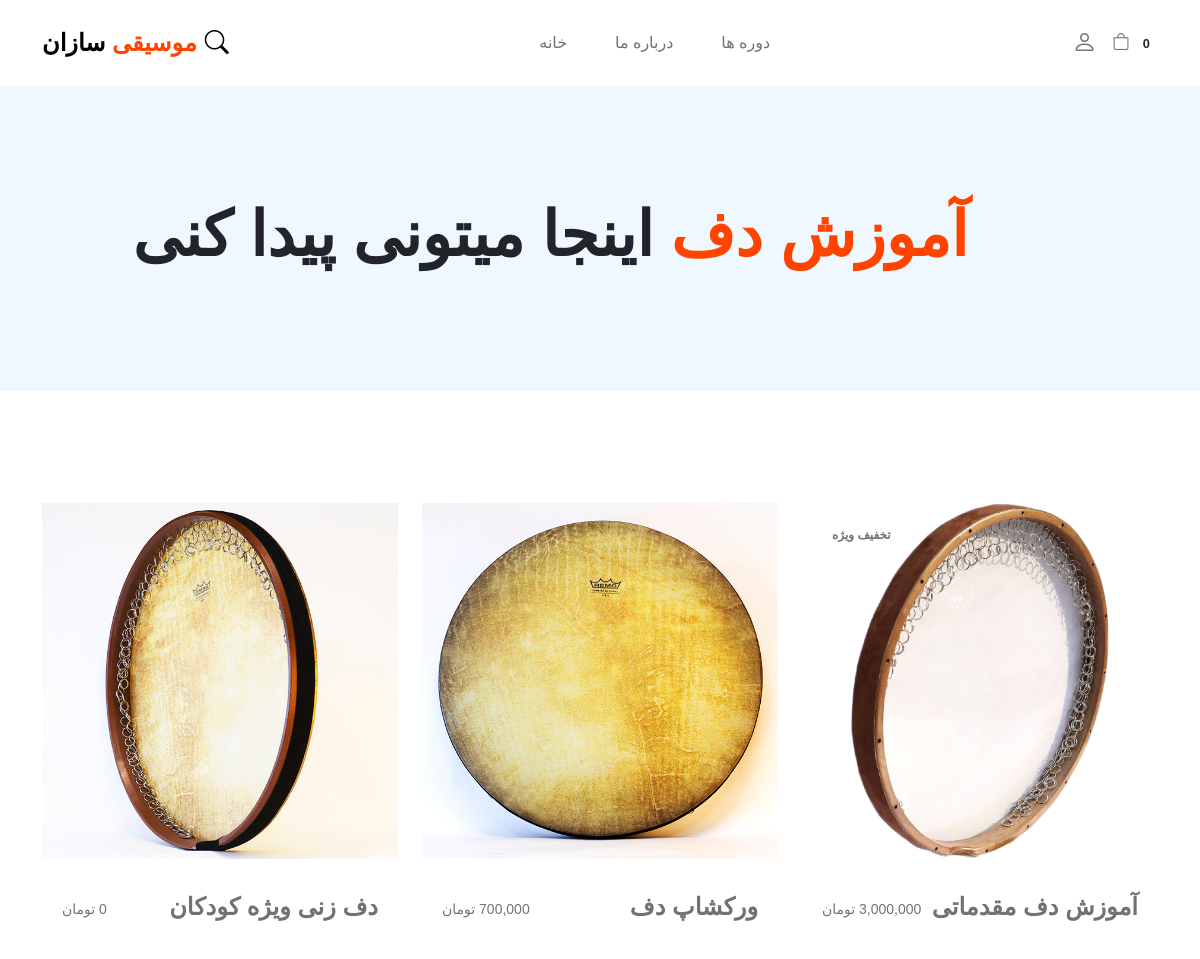
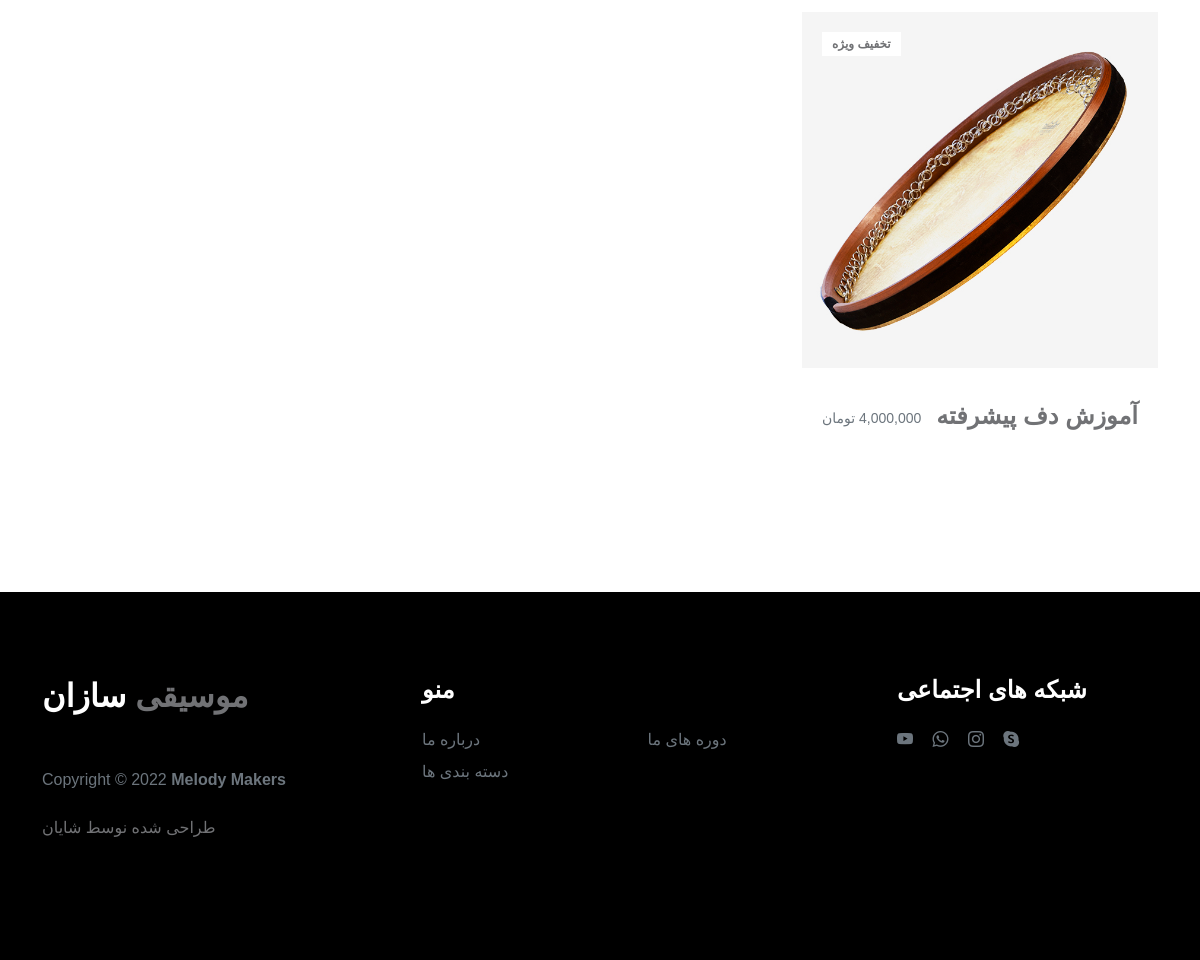
The page /category/آموزش دف on the database its author committed (2 pictures, top to bottom).
### Course/models.py (models this page shows, shortened)
class Category(models.Model):
    name = models.CharField(max_length=40,default='')
    def __str__(self):
        return self.name

class Course(models.Model):
    name = models.CharField(max_length=40)
    description = models.CharField(max_length=500, default='', blank=True)
    price = models.DecimalField(default=0, decimal_places=0, max_digits=150)
    category = models.ForeignKey(Category,on_delete=models.CASCADE,default=1)
    picture = models.ImageField(upload_to='upload/course/')
    is_sale = models.BooleanField(default=False)
    sale_price = models.DecimalField(max_digits=14, decimal_places=0, null=True, blank=True)
    length = models.CharField(default=0, max_length=250)
    days = models.CharField(max_length=40,default='')
    teacher_name = models.CharField(max_length=40,default='')

### Course/views.py (the view)
# urls.py: path('category/<str:cat>', views.category, name="category"),
def category(request,cat):
    cat = cat.replace("-", " ")
    try:
        category = Category.objects.get(name=cat)
        courses = Course.objects.filter(category=category)
        return render(request, 'category.html', { "courses": courses, "category": category})
    except:
        messages.error(request,("دسته بندی وجود ندارد!"))
        return redirect("home")

### Cart/cart.py (called while the page is built)
    def __len__(self):
        return len(self.cart)

### Cart/context_processors.py (called while the page is built)
def cart(request):
    return{'cart':Cart(request)}

### Course/templates/category.html
{% extends "base.html" %}
{% load static %}
{% load humanize %}
{% block content %}
<header class="site-header section-padding d-flex justify-content-center align-items-center">
    <div class="container">
        <div class="row">
            <div class="col-lg-10 col-12" dir="rtl">
                <h1>
                    <span class=" text-primary">   {{category}}</span>
                    <span class="text-dark">اینجا میتونی پیدا کنی </span>
                </h1>
            </div>
        </div>
    </div>
</header>
<section class="products section-padding " dir="rtl">
    <div class="container">
        <div class="row">
            {% for item in courses %}
            {% if item.is_sale  %}
            <div class="col-lg-4 col-12 mb-3" >
                <div class="product-thumb">
                    <a href="{% url 'course' item.id %}">
                        <img src="{{item.picture.url}}" class="img-fluid product-image" alt="">
                    </a>
                    <div class="product-top d-flex">
                        <span class="product-alert me-auto">تخفیف ویژه</span>
                    </div>
                    <div class="product-info" style="display: flex; justify-content: space-between; align-items: center;">
                            <h5 class="product-title mb-0">
                                <a href="{% url 'course' item.id %}" class="product-title-link">{{item.name}}</a>
                            </h5>
                            <small class="product-price text-muted mt-1">{{item.sale_price | intcomma}} تومان</small>
                    </div>
                </div>
            </div>
            {% else %}
            <div class="col-lg-4 col-12 mb-3" >
                <div class="product-thumb" >
                    <a href="{% url 'course' item.id %}">
                        <img src="{{item.picture.url}}" class="img-fluid product-image" alt="" style="border: 2px black;">
                    </a>
                    <div class="product-info" style="display: flex; justify-content: space-between; align-items: center;">
                            <h5 class="product-title mb-0">
                                <a href="{% url 'course' item.id %}" class="product-title-link">{{item.name}}</a>
                            </h5>
                            <small class="product-price text-muted mt-1">{{item.price | intcomma}} تومان</small>
                    </div>
                </div>
            </div>
            {% endif %}
            {% endfor %}
        </div>
    </div>
</section>
{% endblock %}

### static/css/tooplate-little-fashion.css (style rules this page uses)
:root { --white-color: #FFFFFF; --primary-color: #FF4400; --section-bg-color: #f0f8ff; --dark-color: #000000; --grey-color: #d0d1d1; --p-color: #717275; --body-font-family: 'B Nazanin', 'Vazir', sans-serif; --h5-font-size: 24px; --p-font-size: 20px; --copyright-text-font-size: 16px; --product-link-font-size: 14px; --custom-link-font-size: 12px; --font-weight-thin: 100; --font-weight-light: 300; --font-weight-normal: 400; --font-weight-bold: 700; --font-weight-black: 900; }
body, html { height: 100%; }
html { scroll-behavior: smooth; }
body { background: var(--white-color); font-family: var(--body-font-family); position: relative; }
h2, h3, h4, h5, h6 { color: var(--dark-color); line-height: inherit; }
h1, h2, h3, h4, h5, h6 { font-weight: var(--font-weight-bold); }
h1, h2 { font-weight: var(--font-weight-black); }
h1 { font-size: 64px; line-height: normal; }
h5 { font-size: 24px; }
a, button { touch-action: manipulation; transition: all 0.3s; }
a { color: var(--p-color); text-decoration: none; }
.text-primary { color: var(--primary-color) !important; }
.site-header { background-color: var(--section-bg-color); position: relative; overflow: hidden; margin-top: 86px; }
.site-header.section-padding { padding-top: 7rem; padding-bottom: 7rem; }
section { content-visibility: auto; contain-intrinsic-size: 700px; }
.section-padding { padding-top: 7rem; padding-bottom: 7rem; }
.product-thumb { background: var(--white-color); position: relative; transition: all 0.5s ease-out; }
.product-image { transition: all 0.5s ease-out; }
.product-top { position: absolute; top: 0; right: 0; left: 0; margin: 20px; }
.product-info { padding: 30px 20px; }
.product-title-link { color: var(--p-color); }
.product-alert { background: var(--white-color); color: var(--p-color); font-size: var(--custom-link-font-size); font-weight: var(--font-weight-bold); padding: 3px 10px; }
@media screen and (max-width: 1200px) { h1 { font-size: 62px; } }

### rows shown on the page
Category: name "آموزش دف"
Course: picture (picture), name "آموزش دف مقدماتی", sale_price "3,000,000"
Course: picture (picture), name "ورکشاپ دف", price "700,000"
Course: picture (picture), name "دف زنی ویژه کودکان", price "0"
Course: picture (picture), name "آموزش دف پیشرفته", sale_price "4,000,000"

### other values the page prints
{{ cart|length }} "0"
